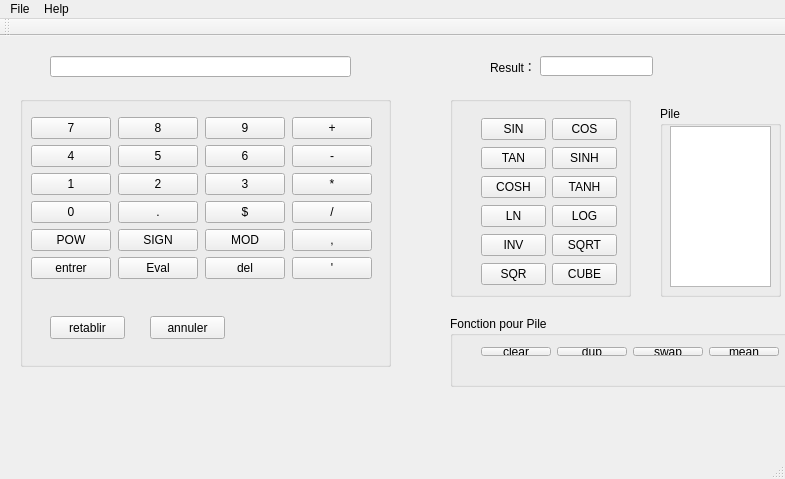
<?xml version="1.0" encoding="UTF-8"?>
<ui version="4.0">
 <class>MainWindow</class>
 <widget class="QMainWindow" name="MainWindow">
  <property name="geometry">
   <rect>
    <x>0</x>
    <y>0</y>
    <width>785</width>
    <height>479</height>
   </rect>
  </property>
  <property name="windowTitle">
   <string>MainWindow</string>
  </property>
  <widget class="QWidget" name="centralWidget">
   <widget class="QLineEdit" name="line_command">
    <property name="geometry">
     <rect>
      <x>50</x>
      <y>20</y>
      <width>301</width>
      <height>21</height>
     </rect>
    </property>
    <property name="readOnly">
     <bool>true</bool>
    </property>
   </widget>
   <widget class="QGroupBox" name="pile">
    <property name="geometry">
     <rect>
      <x>660</x>
      <y>70</y>
      <width>121</width>
      <height>191</height>
     </rect>
    </property>
    <property name="title">
     <string>Pile</string>
    </property>
    <widget class="QListWidget" name="listWidget">
     <property name="geometry">
      <rect>
       <x>10</x>
       <y>20</y>
       <width>101</width>
       <height>161</height>
      </rect>
     </property>
    </widget>
   </widget>
   <widget class="QGroupBox" name="fonction_pile">
    <property name="geometry">
     <rect>
      <x>450</x>
      <y>280</y>
      <width>351</width>
      <height>71</height>
     </rect>
    </property>
    <property name="title">
     <string>Fonction pour Pile</string>
    </property>
    <widget class="QWidget" name="horizontalLayoutWidget">
     <property name="geometry">
      <rect>
       <x>20</x>
       <y>20</y>
       <width>320</width>
       <height>31</height>
      </rect>
     </property>
     <layout class="QHBoxLayout" name="horizontalLayout_3">
      <item>
       <widget class="QPushButton" name="clear">
        <property name="text">
         <string>clear</string>
        </property>
       </widget>
      </item>
      <item>
       <widget class="QPushButton" name="dup">
        <property name="text">
         <string>dup</string>
        </property>
       </widget>
      </item>
      <item>
       <widget class="QPushButton" name="swap">
        <property name="text">
         <string>swap</string>
        </property>
       </widget>
      </item>
      <item>
       <widget class="QPushButton" name="mean">
        <property name="text">
         <string>mean</string>
        </property>
       </widget>
      </item>
     </layout>
    </widget>
   </widget>
   <widget class="QLineEdit" name="Result">
    <property name="geometry">
     <rect>
      <x>540</x>
      <y>20</y>
      <width>113</width>
      <height>20</height>
     </rect>
    </property>
    <property name="readOnly">
     <bool>true</bool>
    </property>
   </widget>
   <widget class="QLabel" name="result">
    <property name="geometry">
     <rect>
      <x>490</x>
      <y>20</y>
      <width>41</width>
      <height>21</height>
     </rect>
    </property>
    <property name="text">
     <string>Result：</string>
    </property>
   </widget>
   <widget class="QGroupBox" name="keyboard">
    <property name="geometry">
     <rect>
      <x>20</x>
      <y>60</y>
      <width>371</width>
      <height>271</height>
     </rect>
    </property>
    <property name="title">
     <string/>
    </property>
    <widget class="QWidget" name="gridLayoutWidget">
     <property name="geometry">
      <rect>
       <x>10</x>
       <y>20</y>
       <width>323</width>
       <height>181</height>
      </rect>
     </property>
     <layout class="QGridLayout" name="gridLayout_2">
      <property name="sizeConstraint">
       <enum>QLayout::SetMinAndMaxSize</enum>
      </property>
      <property name="horizontalSpacing">
       <number>7</number>
      </property>
      <property name="margin">
       <number>1</number>
      </property>
      <item row="2" column="0">
       <widget class="QPushButton" name="num4">
        <property name="text">
         <string>4</string>
        </property>
       </widget>
      </item>
      <item row="2" column="1">
       <widget class="QPushButton" name="num5">
        <property name="text">
         <string>5</string>
        </property>
       </widget>
      </item>
      <item row="3" column="0">
       <widget class="QPushButton" name="num1">
        <property name="text">
         <string>1</string>
        </property>
       </widget>
      </item>
      <item row="3" column="1">
       <widget class="QPushButton" name="num2">
        <property name="text">
         <string>2</string>
        </property>
       </widget>
      </item>
      <item row="3" column="2">
       <widget class="QPushButton" name="num3">
        <property name="text">
         <string>3</string>
        </property>
       </widget>
      </item>
      <item row="4" column="0">
       <widget class="QPushButton" name="num0">
        <property name="text">
         <string>0</string>
        </property>
       </widget>
      </item>
      <item row="2" column="2">
       <widget class="QPushButton" name="num6">
        <property name="text">
         <string>6</string>
        </property>
       </widget>
      </item>
      <item row="1" column="1">
       <widget class="QPushButton" name="num8">
        <property name="text">
         <string>8</string>
        </property>
       </widget>
      </item>
      <item row="1" column="0">
       <widget class="QPushButton" name="num7">
        <property name="text">
         <string>7</string>
        </property>
       </widget>
      </item>
      <item row="1" column="2">
       <widget class="QPushButton" name="num9">
        <property name="text">
         <string>9</string>
        </property>
       </widget>
      </item>
      <item row="1" column="3">
       <widget class="QPushButton" name="plus">
        <property name="text">
         <string>+</string>
        </property>
       </widget>
      </item>
      <item row="2" column="3">
       <widget class="QPushButton" name="minus">
        <property name="text">
         <string>-</string>
        </property>
       </widget>
      </item>
      <item row="3" column="3">
       <widget class="QPushButton" name="multi">
        <property name="text">
         <string>*</string>
        </property>
       </widget>
      </item>
      <item row="4" column="3">
       <widget class="QPushButton" name="slash">
        <property name="text">
         <string>/</string>
        </property>
       </widget>
      </item>
      <item row="5" column="0">
       <widget class="QPushButton" name="POW">
        <property name="text">
         <string>POW</string>
        </property>
       </widget>
      </item>
      <item row="5" column="1">
       <widget class="QPushButton" name="SIGN">
        <property name="text">
         <string>SIGN</string>
        </property>
       </widget>
      </item>
      <item row="5" column="2">
       <widget class="QPushButton" name="MOD">
        <property name="text">
         <string>MOD</string>
        </property>
       </widget>
      </item>
      <item row="4" column="2">
       <widget class="QPushButton" name="dollar">
        <property name="text">
         <string>$</string>
        </property>
       </widget>
      </item>
      <item row="5" column="3">
       <widget class="QPushButton" name="comma">
        <property name="text">
         <string>,</string>
        </property>
       </widget>
      </item>
      <item row="6" column="2">
       <widget class="QPushButton" name="del">
        <property name="text">
         <string>del</string>
        </property>
       </widget>
      </item>
      <item row="6" column="0">
       <widget class="QPushButton" name="entrer">
        <property name="text">
         <string>entrer</string>
        </property>
       </widget>
      </item>
      <item row="6" column="1">
       <widget class="QPushButton" name="eval_2">
        <property name="text">
         <string>Eval</string>
        </property>
       </widget>
      </item>
      <item row="6" column="3">
       <widget class="QPushButton" name="guillemet">
        <property name="text">
         <string>'</string>
        </property>
       </widget>
      </item>
      <item row="4" column="1">
       <widget class="QPushButton" name="point">
        <property name="text">
         <string>.</string>
        </property>
       </widget>
      </item>
     </layout>
    </widget>
    <widget class="QPushButton" name="annuler">
     <property name="geometry">
      <rect>
       <x>130</x>
       <y>220</y>
       <width>75</width>
       <height>23</height>
      </rect>
     </property>
     <property name="text">
      <string>annuler</string>
     </property>
    </widget>
    <widget class="QPushButton" name="retablir">
     <property name="geometry">
      <rect>
       <x>30</x>
       <y>220</y>
       <width>75</width>
       <height>23</height>
      </rect>
     </property>
     <property name="text">
      <string>retablir</string>
     </property>
    </widget>
   </widget>
   <widget class="QGroupBox" name="Fonction_unaire">
    <property name="geometry">
     <rect>
      <x>450</x>
      <y>60</y>
      <width>181</width>
      <height>201</height>
     </rect>
    </property>
    <property name="title">
     <string/>
    </property>
    <widget class="QWidget" name="gridLayoutWidget_2">
     <property name="geometry">
      <rect>
       <x>20</x>
       <y>10</y>
       <width>158</width>
       <height>191</height>
      </rect>
     </property>
     <layout class="QGridLayout" name="gridLayout_3">
      <item row="0" column="0">
       <widget class="QPushButton" name="SIN">
        <property name="text">
         <string>SIN</string>
        </property>
       </widget>
      </item>
      <item row="0" column="1">
       <widget class="QPushButton" name="COS">
        <property name="text">
         <string>COS</string>
        </property>
       </widget>
      </item>
      <item row="1" column="0">
       <widget class="QPushButton" name="TAN">
        <property name="text">
         <string>TAN</string>
        </property>
       </widget>
      </item>
      <item row="1" column="1">
       <widget class="QPushButton" name="SIHN">
        <property name="text">
         <string>SINH</string>
        </property>
       </widget>
      </item>
      <item row="3" column="0">
       <widget class="QPushButton" name="LN">
        <property name="text">
         <string>LN</string>
        </property>
       </widget>
      </item>
      <item row="4" column="0">
       <widget class="QPushButton" name="INV">
        <property name="text">
         <string>INV</string>
        </property>
       </widget>
      </item>
      <item row="4" column="1">
       <widget class="QPushButton" name="SQRT">
        <property name="text">
         <string>SQRT</string>
        </property>
       </widget>
      </item>
      <item row="5" column="0">
       <widget class="QPushButton" name="SQR">
        <property name="text">
         <string>SQR</string>
        </property>
       </widget>
      </item>
      <item row="2" column="1">
       <widget class="QPushButton" name="TANH">
        <property name="text">
         <string>TANH</string>
        </property>
       </widget>
      </item>
      <item row="2" column="0">
       <widget class="QPushButton" name="COSH">
        <property name="text">
         <string>COSH</string>
        </property>
       </widget>
      </item>
      <item row="3" column="1">
       <widget class="QPushButton" name="LOG">
        <property name="text">
         <string>LOG</string>
        </property>
       </widget>
      </item>
      <item row="5" column="1">
       <widget class="QPushButton" name="CUBE">
        <property name="text">
         <string>CUBE</string>
        </property>
       </widget>
      </item>
     </layout>
    </widget>
   </widget>
  </widget>
  <widget class="QToolBar" name="mainToolBar">
   <attribute name="toolBarArea">
    <enum>TopToolBarArea</enum>
   </attribute>
   <attribute name="toolBarBreak">
    <bool>false</bool>
   </attribute>
  </widget>
  <widget class="QStatusBar" name="statusBar"/>
  <widget class="QMenuBar" name="menuBar">
   <property name="geometry">
    <rect>
     <x>0</x>
     <y>0</y>
     <width>785</width>
     <height>23</height>
    </rect>
   </property>
   <widget class="QMenu" name="menuFile">
    <property name="title">
     <string>File</string>
    </property>
    <addaction name="actionOuvrir_la_source"/>
    <addaction name="actionQuit"/>
   </widget>
   <widget class="QMenu" name="menuHelp">
    <property name="title">
     <string>Help</string>
    </property>
    <addaction name="action"/>
   </widget>
   <addaction name="menuFile"/>
   <addaction name="menuHelp"/>
  </widget>
  <action name="action">
   <property name="text">
    <string>?</string>
   </property>
  </action>
  <action name="actionOuvrir_la_source">
   <property name="text">
    <string>Ouvrir la source</string>
   </property>
  </action>
  <action name="actionQuit">
   <property name="text">
    <string>Quit</string>
   </property>
  </action>
 </widget>
 <layoutdefault spacing="6" margin="11"/>
 <resources/>
 <connections>
  <connection>
   <sender>actionQuit</sender>
   <signal>triggered()</signal>
   <receiver>MainWindow</receiver>
   <slot>close()</slot>
   <hints>
    <hint type="sourcelabel">
     <x>-1</x>
     <y>-1</y>
    </hint>
    <hint type="destinationlabel">
     <x>404</x>
     <y>216</y>
    </hint>
   </hints>
  </connection>
  <connection>
   <sender>del</sender>
   <signal>clicked()</signal>
   <receiver>line_command</receiver>
   <slot>clear()</slot>
   <hints>
    <hint type="sourcelabel">
     <x>231</x>
     <y>278</y>
    </hint>
    <hint type="destinationlabel">
     <x>200</x>
     <y>65</y>
    </hint>
   </hints>
  </connection>
 </connections>
</ui>
